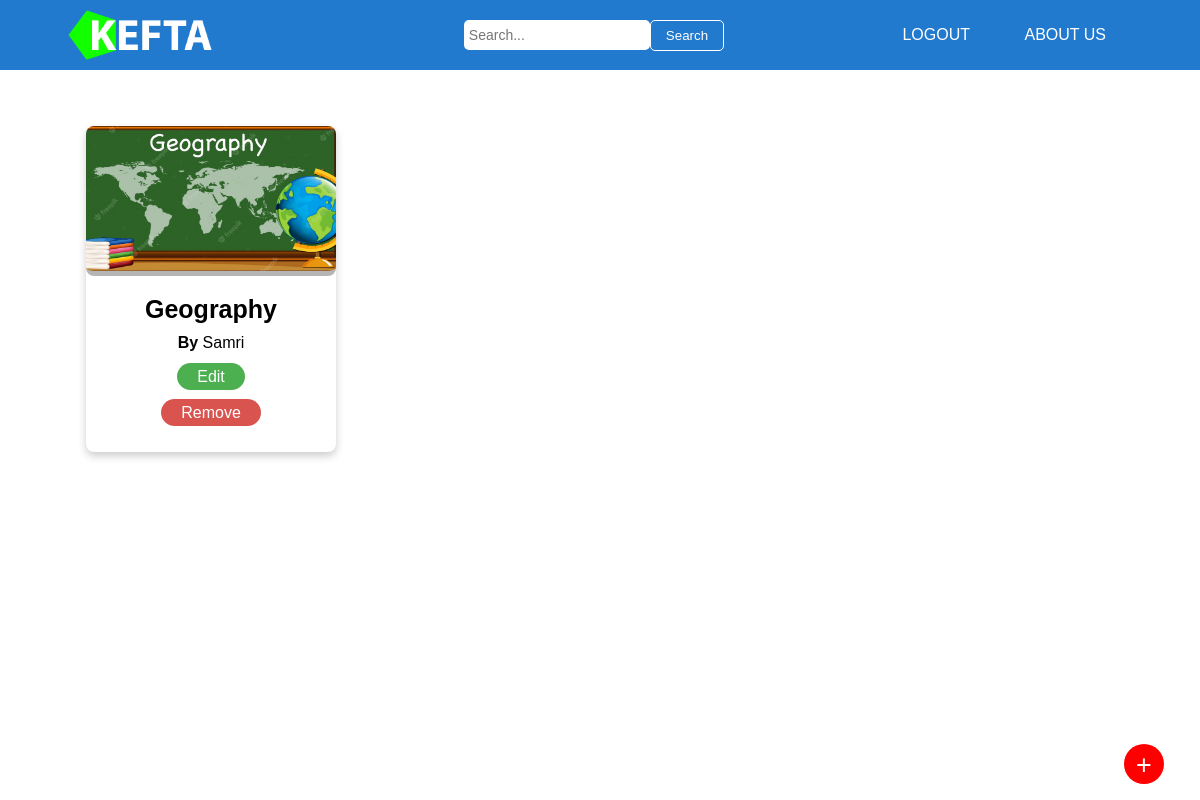
/class (signed in), run on an earlier commit of the app's database.
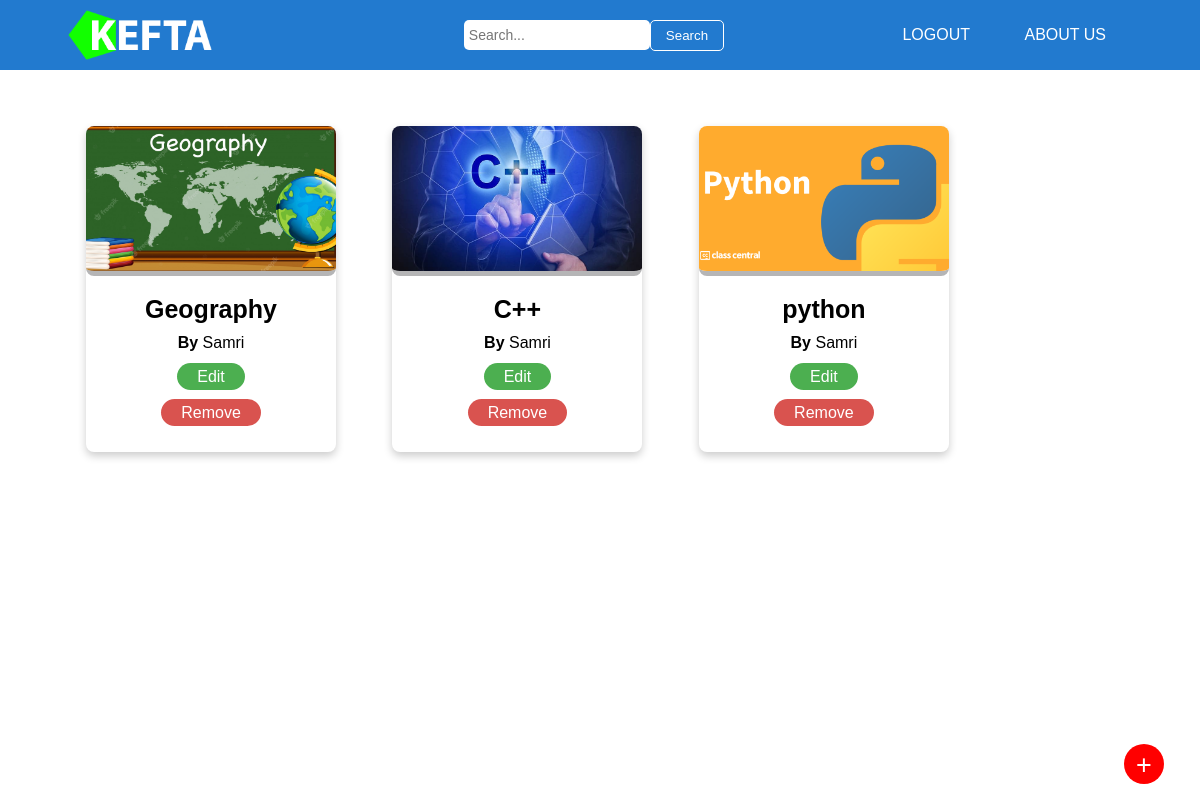
And on a later commit of the database.
### models/class_.py (models this page shows, shortened)
class Class(db.Model):
    id = db.Column(db.String(60), primary_key=True, default=generate_uuid)
    name = db.Column(db.String(60), nullable=False)
    teacher_id = db.Column(db.String(60), db.ForeignKey('teacher.id'),
                           nullable=False)
    created_at = db.Column(db.DateTime, nullable=False,
                           default=datetime.utcnow)
    updated_at = db.Column(db.DateTime, nullable=False,
                           default=datetime.utcnow)
    image_name = db.Column(db.String(60), nullable=False)
    exams = db.relationship('Exam', backref='class', lazy=True,
                            cascade="all, delete-orphan")

### models/teacher.py (models this page shows, shortened)
class Teacher(db.Model, UserMixin):
    id = db.Column(db.String(60), primary_key=True, default=generate_uuid)
    first_name = db.Column(db.String(60), nullable=False)
    last_name = db.Column(db.String(60), nullable=False)
    email = db.Column(db.String(60), unique=True, nullable=False)
    password = db.Column(db.String(80), nullable=False)
    created_at = db.Column(db.DateTime, nullable=False,
                           default=datetime.utcnow)
    updated_at = db.Column(db.DateTime, nullable=False,
                           default=datetime.utcnow)
    classes = db.relationship('Class', backref='teacher', lazy=True,
                              cascade="all, delete-orphan")

### views/classes.py (the view)
@classes.route('/class', methods=['GET', 'POST'])
@login_required
def class_s():
    all_class = Class.query.all()
    all_teachers = Teacher.query.all()
    return render_template('class.html', user=current_user,
                           classes=all_class, teachers=all_teachers)

### app.py (called while the page is built)
@app.teardown_appcontext
def teardown_handler(self):
    db.session.remove()

### templates/class.html (shortened to what this page needs)
{% extends "base.html" %}
{% block style %}
<link rel="stylesheet" type="text/css" href="../static/css/class.css">
{% endblock %}
{% block content%}
	{% for class in classes %}
		<div class="class-card" onclick="examList('{{ class.id }}')">
			<img src="../static/user-data/{{ class.image_name }}" alt="" style="width:100% ">
			<h1>{{ class.name }}</h1>
			<p><b>By </b> {{ class.teacher.first_name }}</p>
			{% if class.teacher.id == user.id or user.email == 'admin@admin.com' %}
				<a onclick="editClass('{{class.id}}'); event.stopPropagation();" class="edit_btn">Edit</a>
				<br><br>
				<a onclick="deleteClass('{{class.id}}'); event.stopPropagation();" class="remove_btn">Remove</a>
			{% else %}
				<a href="" class="fake">q</a>
				<br><br>
				<a href="" class="fake">q</a>
			{% endif %}
		</div>
	{% endfor %}
	{% if user.__class__.__name__ == 'Teacher' and user.email != 'admin@admin.com' %}
		<div class="add_button">
			<a href="/add_class">
				<p>+</p>
			</a>
		</div>
	{% endif %}
{% endblock %}

### templates/base.html (shortened to what this page needs)
<!DOCTYPE html>
<html>
<head>
	<link rel="stylesheet" type="text/css" href="../static/css/common.css">
	{% block style %}{% endblock %}
	<link rel="stylesheet" href="">
</head>
<body>
	<header>
		<nav class="navbar">
			<div class="navbar-logo">
				<a href="/"><img src="../static/images/logo0.png"></a>
			</div>
			{% if true %}
			<form>
				<div class="navbar-search">
					<input id="search-word" type="" name="search-word" placeholder="Search...">
					<button type="button" id="search-btn">Search</button>
				</div>
			</form>
			{% endif %}
			<div class="navbar-buttons">
				{% if user.is_authenticated %}
				<a href="/logout">LOGOUT</a>
				{% endif %}
				<a href="#about-dev">ABOUT US</a>
			</div>
		</nav>
	</header>
	<main>
		<div class="container">
			{% block content %} {% endblock %}
		</div>
	</main>
</body>
</html>

### static/css/common.css (style rules this page uses)
* { padding: 0; margin: 0; box-sizing: border-box; font-family: sans-serif; }
:root { --color1: #1F6EBB; --color2: #6998C7; --color3: #227ACF; --color4: #4890D5; --color5: #0E3255; }
html { scroll-behavior: smooth; }
header { position: fixed; width: 100%; top: 0; margin: 0; }
.navbar { display: flex; align-items: center; justify-content: space-between; background: var(--color3); padding: 10px; width: 100%; }
.navbar-logo { height: 50px; }
.navbar-logo img { height: 50px; padding-left: 40%; }
.navbar-search { display: flex; padding-left: 30%; }
.navbar-search input { height: 30px; font-size: 14px; border-radius: 5px; border: none; outline: none; padding-left: 5px; }
.navbar-search button { background: var(--color3); border-radius: 5px; color: white; border: solid white 1px; padding: 7px 15px; cursor: pointer; }
.navbar-buttons { padding-right: 5%; }
.navbar-buttons a { color: white; margin: 0 10px; text-decoration: none; padding: 26px 15px; }
main .container { padding-top: 100px; margin-left: 10%; margin-right: 10%; }

### static/css/class.css (style rules this page uses)
* { padding: 0; margin: 0; box-sizing: border-box; font-family: sans-serif; }
:root { --color1: #1F6EBB; --color2: #6998C7; --color3: #227ACF; --color4: #4890D5; --color5: #0E3255; }
main .container { padding-top: 100px; margin-left: 5%; margin-right: 0%; }
.container .class-card { margin: 26px; display: inline-block; width: 250px; text-align: center; box-shadow: 0 4px 8px 0 rgba(0, 0, 0, 0.2); border-radius: 8px; transition: all 0.5s; padding-bottom: 30px; }
.container .class-card img { object-fit: cover; width: auto; height: 150px; border-bottom: solid 5px rgb(10, 10, 15, 0.3); border-radius: 8px; }
.container .class-card h1 { margin-top: 15px; font-size: 25px; }
.container .class-card p { padding-top: 10px; padding-bottom: 16px; }
.container a { color: black; }
.container .class-card .edit_btn { text-decoration: none; background: #4CAF50; border-radius: 18px; padding: 5px 20px 5px 20px; color: white; margin-bottom: 50px; z-index: 1; }
.container .class-card .remove_btn { text-decoration: none; background: #D9534F; border-radius: 18px; padding: 5px 20px 5px 20px; color: white; z-index: 1; }
.container .add_button a { bottom: 2%; z-index: 2; right: 3%; position: fixed; float: right; background: red; width: 40px; height: 40px; border-radius: 50%; text-align: center; color: white; text-decoration: none; font-size: 27px; }
.container .add_button a p { padding-top: 6px; }

What changed in the data, as far as the page shows it:
added Class: image_name (picture), name "C++", teacher.first_name "Samri"
added Class: image_name (picture), name "python", teacher.first_name "Samri"
